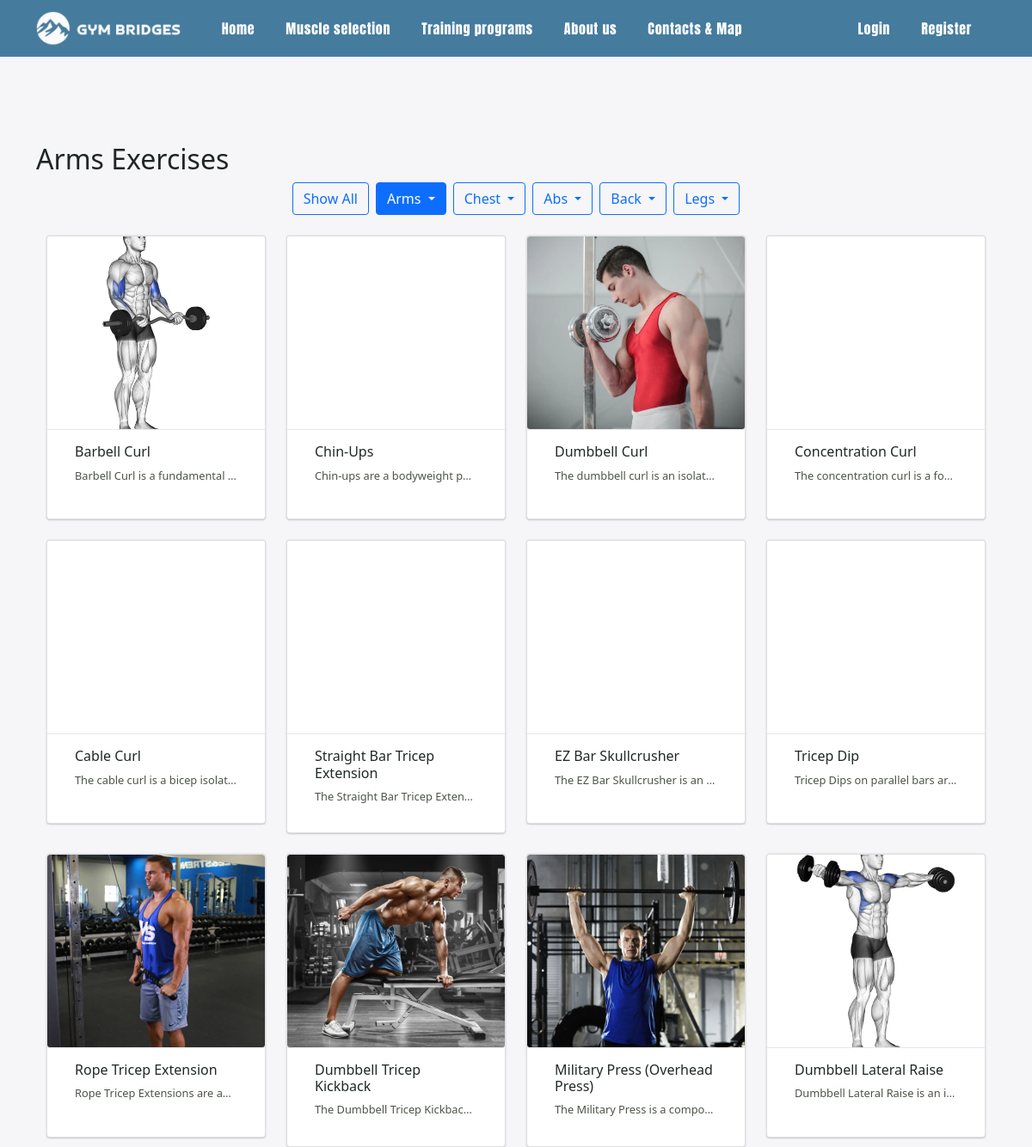
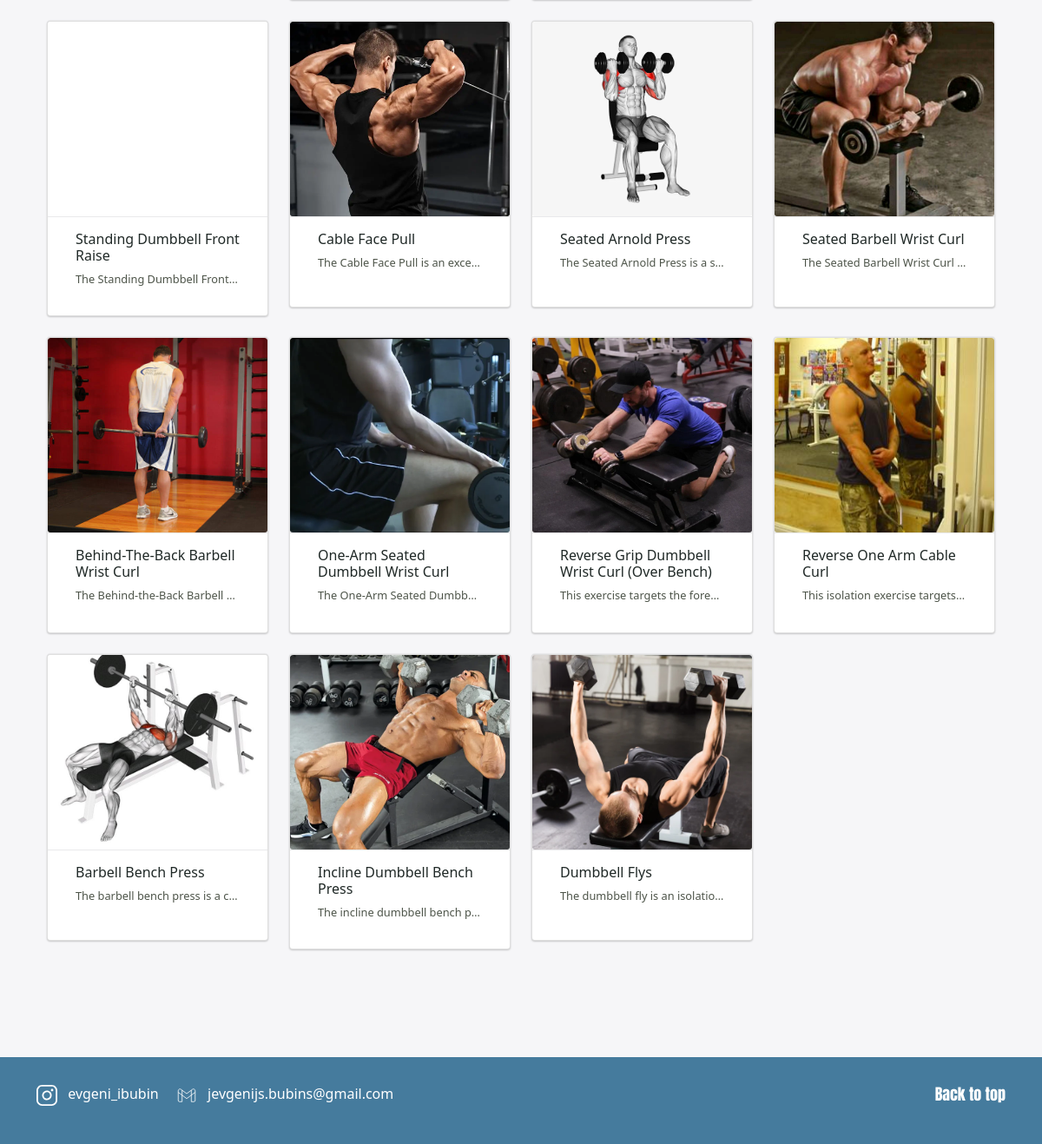
Screenshot of /exercises_page.php?category=Arms with the database file from the repository (2 pictures, top to bottom).
### tables this page shows
CREATE TABLE `exercises` (
  `id` int(11) NOT NULL,
  `name` varchar(100) NOT NULL,
  `description` text DEFAULT NULL,
  `video_url` varchar(255) DEFAULT NULL,
  `category` varchar(50) DEFAULT NULL,
  `muscle_group` varchar(100) DEFAULT NULL,
  `equipment` varchar(100) DEFAULT NULL,
  `difficulty` tinyint(4) DEFAULT NULL,
  `created_at` timestamp NULL DEFAULT current_timestamp(),
  `image` varchar(255) DEFAULT NULL,
  `instruction` text DEFAULT NULL
);

### exercises_page.php (the view, shortened to what this page needs)
<?php
include 'includes/avatar_loader.php';
$muscleGroups = [
  "Arms" => ["Biceps", "Triceps", "Forearms", "Shoulders"],
  "Chest" => ["Chest Muscles"],
  "Abs" => ["Abdominal Muscles"],
  "Back" => ["Lats", "Teres Major", "Trapezius", "Lower Back"],
  "Legs" => ["Quadriceps", "Hamstrings", "Adductors", "Calves", "Glutes"]
];
$muscle = $_GET['muscle'] ?? null;
$category = $_GET['category'] ?? null;
if ($muscle) {
    $stmt = $conn->prepare("SELECT * FROM exercises WHERE FIND_IN_SET(?, muscle_group)");
    $stmt->bind_param("s", $muscle);
} elseif ($category && isset($muscleGroups[$category])) {
    $types = str_repeat('s', count($muscleGroups[$category]));
    $stmt = $conn->prepare("SELECT * FROM exercises WHERE " . implode(" OR ", array_fill(0, count($muscleGroups[$category]), "FIND_IN_SET(?, muscle_group)")));
    $stmt->bind_param($types, ...$muscleGroups[$category]);
} else {
    $stmt = $conn->prepare("SELECT * FROM exercises");
}
$currentMuscle = $_GET['muscle'] ?? null;
$currentCategory = $_GET['category'] ?? null;
$stmt->execute();
$result = $stmt->get_result();
?>
<!DOCTYPE html>
<html lang="en">
<head>
  <link href="https://cdn.jsdelivr.net/npm/bootstrap@5.0.2/dist/css/bootstrap.min.css" rel="stylesheet">
  <link rel="stylesheet" href="https://cdn.jsdelivr.net/npm/swiper@11/swiper-bundle.min.css" />
  <link rel="stylesheet" type="text/css" href="style.css">
</head>
<body>
<?php include 'includes/header.php'; ?>
<main>
<div class="container">
  <div class="row justify-content-center">
    <?php if ($muscle): ?>
    <h2><?= htmlspecialchars($muscle) ?> Exercises</h2>
  <?php elseif ($category): ?>
    <h2><?= htmlspecialchars($category) ?> Exercises</h2>
  <?php else: ?>
    <h2>All Exercises</h2>
  <?php endif; ?>
    <div class="d-flex flex-wrap gap-2 justify-content-center mb-4">
      <a href="exercises_page.php" class="btn btn-outline-primary <?= (!$currentMuscle && !$currentCategory) ? 'active' : '' ?>">Show All</a>
      <?php foreach ($muscleGroups as $category => $muscles): ?>
        <div class="dropdown">
          <button class="btn btn-outline-primary dropdown-toggle <?= ($currentCategory === $category || in_array($currentMuscle, $muscles)) ? 'active' : '' ?>" type="button" data-bs-toggle="dropdown">
            <?= htmlspecialchars($category) ?>
          </button>
        </div>
      <?php endforeach; ?>
    </div>
    <div class="row">
      <?php while ($row = $result->fetch_assoc()): ?>
        <div class="col-lg-3 col-md-6 mb-4">
          <div class="card hover">
            <div class="card-img" style="background-image:url('<?= htmlspecialchars($row['image']) ?>');">
            </div>
            <div class="card-content">
              <a href="exercise_view.php?id=<?= $row['id'] ?>">
                <h2><?= htmlspecialchars($row['name']) ?></h2>
                <p><?= htmlspecialchars(mb_strimwidth($row['description'], 0, 60, "...")) ?></p>
              </a>
            </div>
          </div>
        </div>
      <?php endwhile; ?>
    </div>
  </div>
</div>
</main>
  <footer class="footer text-white text-center text-lg-start">
    <div class="container">
      <div class="row align-items-center" style="height: 100px;">
        <div class="col-lg-8 col-md-12">
          <div class="insta d-inline-flex align-items-center me-3">
            <a href="https://www.instagram.com/evgeni_ibubin" target="_blank" class="text-white">
              <img src="images/instagram_icon.svg" alt="Иконка Instagram" class="me-2">
              <p>evgeni_ibubin</p>
            </a>
          </div>
          <div class="google d-inline-flex align-items-center">
            <a href="#" class="text-white">
              <img src="images/gmail_icon.svg" alt="Иконка Gmail" class="me-2">
              <p>jevgenijs.bubins@gmail.com</p>
            </a>
          </div>
        </div>
        <div class="col-lg-4 col-md-12 d-flex justify-content-end">
          <div class="back-to-top">
            <a href="#" id="back-to-topid" class="text-white">
              <p>Back to top</p>
            </a>
          </div>
        </div>
      </div>
    </div>
  </footer>
</body>
</html>

### style.css (style rules this page uses)
html, body { position: relative; margin: 0; padding: 0; min-height: 100vh; display: flex; flex-direction: column; justify-content: space-between; background-color: #F6F6F8; }
main { position: relative; min-height: calc(100% - 100px); flex: 1 0 auto; }
.footer { background-color: #457B9D; color: #fff; }
.insta img, .google img { width: 24px; height: 24px; margin-right: 10px; }
.insta a, .google a, .back-to-top a { text-decoration: none; color: #FFF; }
.insta p, .google p, .back-to-top p { transition: background-color 0.3s ease; display: inline-block; }
.back-to-top { font-family: Anton; font-size: 18px; }

### exercises_page.php (style rules this page uses)
.row.justify-content-center { margin-top: 100px; margin-bottom: 100px; }
.card { border-radius: 4px; box-shadow: 0 -1px 1px 0 rgba(0, 0, 0, .05), 0 1px 2px 0 rgba(0, 0, 0, .2); transition: all .2s ease; background: #fff; position: relative; overflow: hidden; }
.card-img { position: relative; height: 224px; width: 100%; background-color: #fff; transition: opacity .2s ease; background-position: center center; background-repeat: no-repeat; background-size: cover; }
.card-content { width: 100%; min-height: 104px; background-color: #fff; border-top: 1px solid #E9E9EB; border-bottom-right-radius: 4px; border-bottom-left-radius: 4px; padding: 1rem 2rem; transition: all .2s ease; }
.card-content a { text-decoration: none; color: #202927; }
.card-content h2, .card-content a h2 { font-size: 1rem; font-weight: 500; }
.card-content p, .card-content a p { font-size: .8rem; font-weight: 400; white-space: nowrap; overflow: hidden; text-overflow: ellipsis; color: rgba(32, 41, 28, .8); }

### rows the page displays
exercises: image (picture), name "Barbell Curl", description "Barbell Curl is a fundamental…"
exercises: name "Chin-Ups", description "Chin-ups are a bodyweight p…"
exercises: image (picture), name "Dumbbell Curl", description "The dumbbell curl is an isolat…"
exercises: name "Concentration Curl", description "The concentration curl is a fo…"
exercises: name "Cable Curl", description "The cable curl is a bicep isolat…"
exercises: name "Straight Bar Tricep Extension", description "The Straight Bar Tricep Exten…"
exercises: name "EZ Bar Skullcrusher", description "The EZ Bar Skullcrusher is an…"
exercises: name "Tricep Dip", description "Tricep Dips on parallel bars ar…"
exercises: image (picture), name "Rope Tricep Extension", description "Rope Tricep Extensions are a…"
exercises: image (picture), name "Dumbbell Tricep Kickback", description "The Dumbbell Tricep Kickbac…"
exercises: image (picture), name "Military Press (Overhead Press)", description "The Military Press is a compo…"
exercises: image (picture), name "Dumbbell Lateral Raise", description "Dumbbell Lateral Raise is an i…"
exercises: name "Standing Dumbbell Front Raise", description "The Standing Dumbbell Front…"
exercises: image (picture), name "Cable Face Pull", description "The Cable Face Pull is an exce…"
exercises: image (picture), name "Seated Arnold Press", description "The Seated Arnold Press is a s…"
exercises: image (picture), name "Seated Barbell Wrist Curl", description "The Seated Barbell Wrist Curl…"
exercises: image (picture), name "Behind-The-Back Barbell Wrist Curl", description "The Behind-the-Back Barbell…"
exercises: image (picture), name "One-Arm Seated Dumbbell Wrist Curl", description "The One-Arm Seated Dumbb…"
exercises: image (picture), name "Reverse Grip Dumbbell Wrist Curl (Over Bench)", description "This exercise targets the fore…"
exercises: image (picture), name "Reverse One Arm Cable Curl", description "This isolation exercise targets…"
exercises: image (picture), name "Barbell Bench Press", description "The barbell bench press is a c…"
exercises: image (picture), name "Incline Dumbbell Bench Press", description "The incline dumbbell bench p…"
exercises: image (picture), name "Dumbbell Flys", description "The dumbbell fly is an isolatio…"

### other values shown
$category "Arms"
$category "Chest"
$category "Abs"
$category "Back"
$category "Legs"
